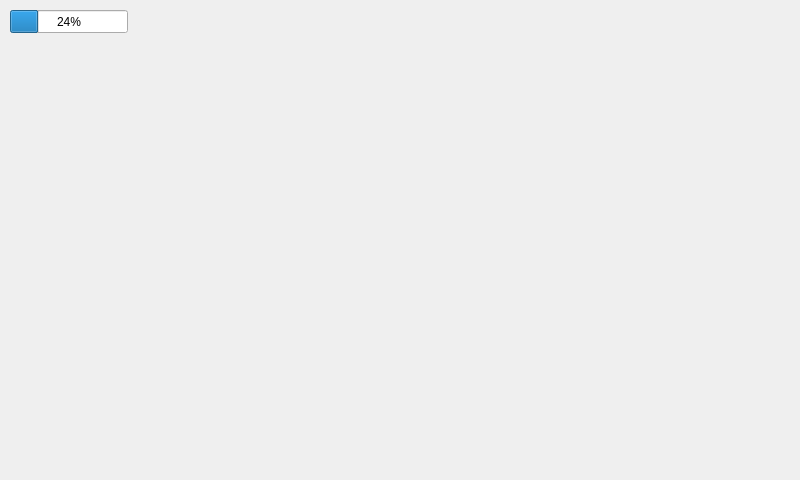
<?xml version="1.0" encoding="UTF-8"?>
<ui version="4.0">
 <class>BatteryIndicator</class>
 <widget class="QDialog" name="BatteryIndicator">
  <property name="geometry">
   <rect>
    <x>0</x>
    <y>0</y>
    <width>800</width>
    <height>480</height>
   </rect>
  </property>
  <property name="windowTitle">
   <string>BatteryIndicator</string>
  </property>
  <widget class="QProgressBar" name="batteryLevelBar">
   <property name="geometry">
    <rect>
     <x>10</x>
     <y>10</y>
     <width>118</width>
     <height>23</height>
    </rect>
   </property>
   <property name="value">
    <number>24</number>
   </property>
  </widget>
 </widget>
 <layoutdefault spacing="6" margin="11"/>
 <resources/>
 <connections/>
</ui>
